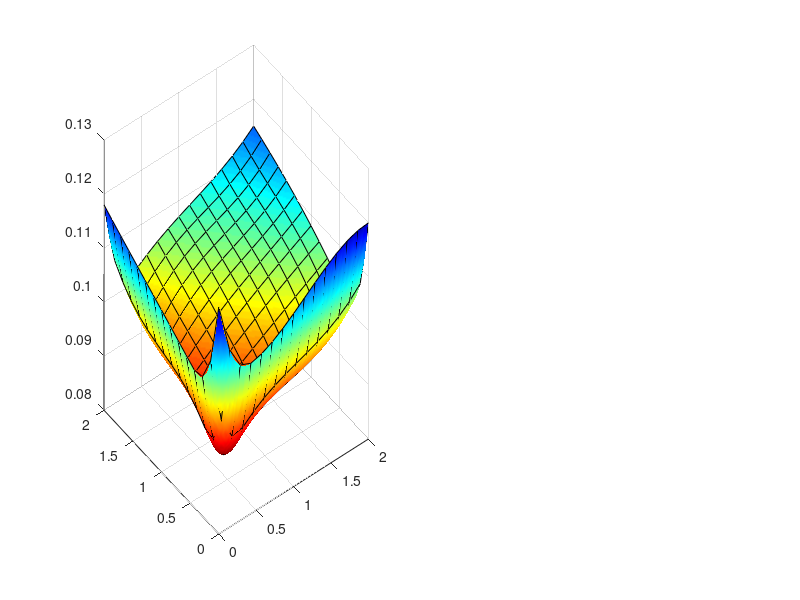

Write MATLAB code to recreate this figure. (Note: this script raises an error after producing the figure.)
clc; clear; close all;


lambdas = [0 0.1 0.5 1.0 2.0];
[L_graph, L_cons] = meshgrid(lambdas, lambdas);


MAE = [
    0.122 0.115 0.108 0.112 0.120;
    0.113 0.104 0.098 0.102 0.110;
    0.106 0.097 0.091 0.095 0.103;
    0.110 0.101 0.095 0.100 0.108;
    0.118 0.109 0.103 0.107 0.115
];


fine = 120;
xq = linspace(min(lambdas), max(lambdas), fine);
yq = linspace(min(lambdas), max(lambdas), fine);
[Xq,Yq] = meshgrid(xq,yq);
Zq = interp2(L_graph, L_cons, MAE, Xq, Yq, 'spline');


cmap = flipud(jet);

figure('Color','w','Position',[100 100 1200 500])


subplot(1,2,1)

s = surf(Xq, Yq, Zq);
shading interp
colormap(cmap)



hold on

xgrid = linspace(min(lambdas), max(lambdas), 15);
ygrid = linspace(min(lambdas), max(lambdas), 15);
[Xg,Yg] = meshgrid(xgrid, ygrid);
Zg = interp2(L_graph, L_cons, MAE, Xg, Yg, 'spline');

mesh(Xg, Yg, Zg, 'EdgeColor', 'k', 'FaceAlpha', 0, 'LineWidth', 0.2);
hold off

ax = gca;
ax.FontSize = 11;
ax.LineWidth = 1;
ax.XColor = 'k';
ax.YColor = 'k';
ax.ZColor = 'k';
ax.Color = 'w';
ax.Box = 'on';

xlabel('\lambda_{graph}','FontSize',12,'Color','k')
hY = ylabel('\lambda_{consistency}','FontSize',12,'Color','k');


hY.Units = 'centimeters';

pos = hY.Position; 
pos(2) = pos(2) + 1.7;   
hY.Position = pos;

hY.Rotation = - 30;   
zlabel('MAE','FontSize',12,'Color','k')
view(135,50)
grid on


subplot(1,2,2)

levels = 15;


contf = contourf(Xq, Yq, Zq, levels);
colormap(cmap)
colorbar('Color','k')
hold on

contl = contour(Xq, Yq, Zq, levels, 'k','LineWidth',0.6);


clabel(contl, 'FontSize',11,'Color','k','LabelSpacing',300)  
hLabels = findobj(gca,'Type','text');  
for i = 1:length(hLabels)
    val = str2double(hLabels(i).String);
    if val >= 0.105
        delete(hLabels(i)) 
    end
end

ax2 = gca;
ax2.FontSize = 11;
ax2.LineWidth = 1;
ax2.XColor = 'k';
ax2.YColor = 'k';
ax2.Color = 'w';
ax2.Box = 'on';

xlabel('\lambda_{graph}','FontSize',12,'Color','k')
ylabel('\lambda_{consistency}','FontSize',12,'Color','k')
title('MAE','FontSize',12,'Color','k')
grid off
